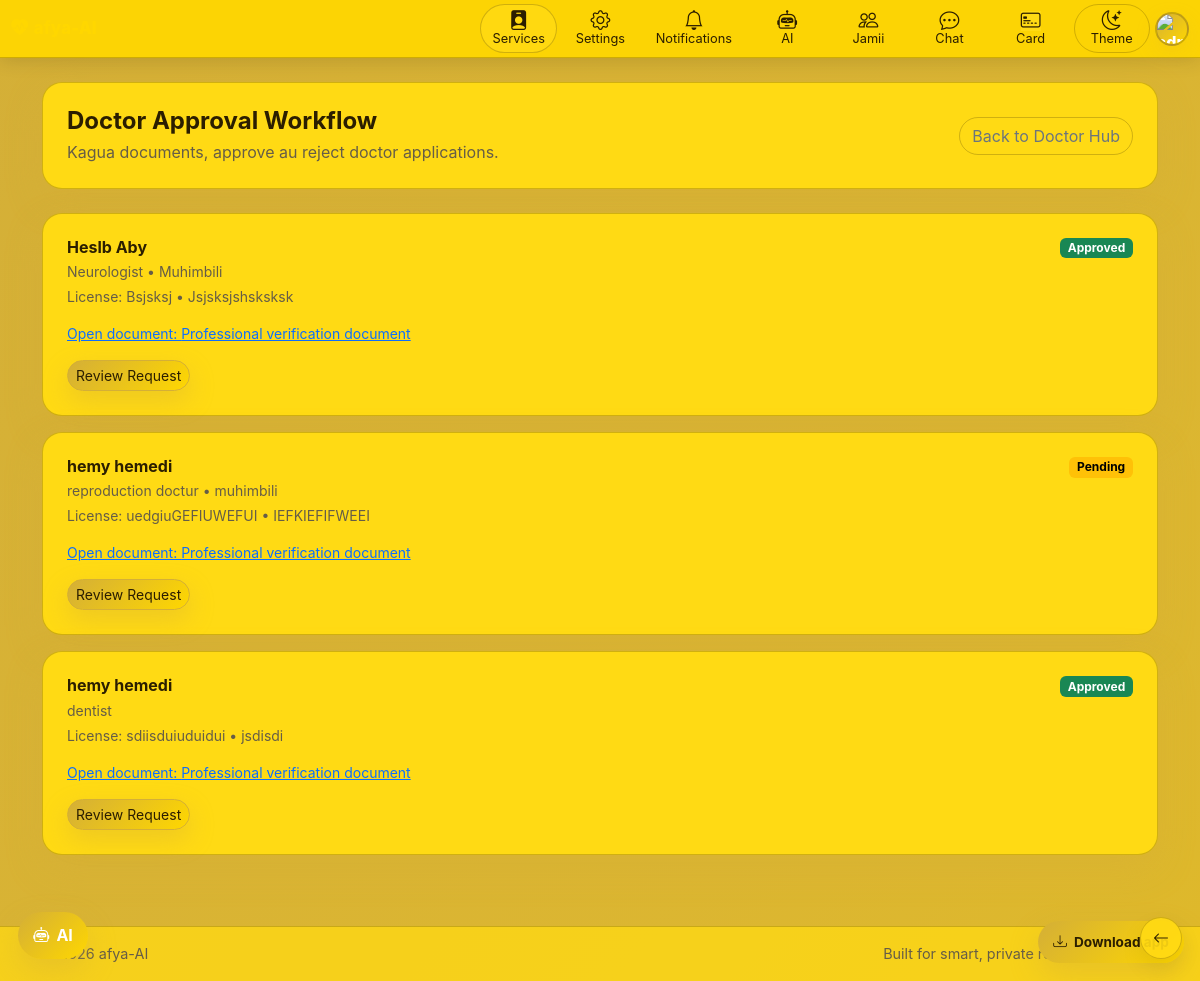
The app's page /sw/doctor/approval/ (signed in) with its own data.
### doctor/models.py (models this page shows, shortened)
class DoctorVerificationRequest(models.Model):
	STATUS_PENDING = 'pending'
	STATUS_APPROVED = 'approved'
	STATUS_REJECTED = 'rejected'
	STATUS_CHOICES = [
		(STATUS_PENDING, 'Pending'),
		(STATUS_APPROVED, 'Approved'),
		(STATUS_REJECTED, 'Rejected'),
	]
	doctor_profile = models.OneToOneField(
		DoctorProfile,
		on_delete=models.CASCADE,
		related_name='verification_request',
	)
	license_number = models.CharField(max_length=120)
	issuing_body = models.CharField(max_length=150, blank=True)
	status = models.CharField(max_length=20, choices=STATUS_CHOICES, default=STATUS_PENDING)
	review_notes = models.TextField(blank=True)
	submitted_at = models.DateTimeField(auto_now_add=True)
	reviewed_at = models.DateTimeField(null=True, blank=True)
	reviewed_by = models.ForeignKey(
		User,
		on_delete=models.SET_NULL,
		null=True,
		blank=True,
		related_name='reviewed_doctor_requests',
	)
	class Meta:
		ordering = ['-submitted_at']

class DoctorVerificationDocument(models.Model):
	verification_request = models.ForeignKey(
		DoctorVerificationRequest,
		on_delete=models.CASCADE,
		related_name='documents',
	)
	title = models.CharField(max_length=120, default='Medical License')
	document = models.FileField(upload_to='doctor_verifications/')
	uploaded_at = models.DateTimeField(auto_now_add=True)
	class Meta:
		ordering = ['-uploaded_at']

### menstrual/models.py (models this page shows, shortened)
class DoctorProfile(models.Model):
    GENDER_CHOICES = [
        ('female', _('Female')),
        ('male', _('Male')),
    ]
    user = models.OneToOneField(User, on_delete=models.CASCADE, related_name='doctor_profile')
    gender = models.CharField(max_length=10, choices=GENDER_CHOICES, default='female')
    specialization = models.CharField(max_length=100)
    bio = models.TextField()
    hospital_name = models.CharField(max_length=200, blank=True)
    verified = models.BooleanField(default=False)

### doctor/views.py (the view)
# urls.py: path('approval/', DoctorApprovalDashboardView.as_view(), name='approval_dashboard'),
class DoctorApprovalDashboardView(AdminRequiredMixin, View):
	template_name = 'doctor/approval_dashboard.html'
	def get(self, request, *args, **kwargs):
		requests = DoctorVerificationRequest.objects.select_related('doctor_profile__user', 'reviewed_by').prefetch_related('documents')
		return render(request, self.template_name, {'requests': requests})

### card/models.py (called while the page is built, shortened)
def ensure_persona_update_notification(user):
	if not user.is_authenticated:
		return
	persona = UserAIPersona.objects.filter(user=user).first()
	if not persona:
		return
	config, _ = PersonaReminderConfig.objects.get_or_create(user=user)
	now = timezone.now()
	due_at = persona.updated_at + timedelta(days=config.interval_days)
	if now < due_at:
		return

### users/context_processors.py (called while the page is built)
def role_flags(request):
    user = getattr(request, 'user', None)
    user_gender = get_user_gender(user)
    avatar_url = ''
    user_initial = ''
    if getattr(user, 'is_authenticated', False):
        user_initial = (getattr(user, 'username', '')[:1] or '?').upper()
        persona = getattr(user, 'ai_persona', None)
        if persona and getattr(persona, 'avatar', None):
            try:
                avatar_url = persona.avatar.url
            except ValueError:
                avatar_url = ''
    return {
        'is_admin_user': is_admin(user),
        'is_doctor_user': is_doctor(user),
        'is_moderator_user': is_moderator(user),
        'user_gender': user_gender,
        'is_female_user': user_gender == 'female',
        'is_male_user': user_gender == 'male',
        'current_user_avatar_url': avatar_url,
        'current_user_initial': user_initial,
    }

### users/permissions.py (called while the page is built)
def is_admin(user):
    return bool(user and user.is_authenticated and (user.is_staff or user.is_superuser))

def is_doctor(user):
    return bool(user and user.is_authenticated and user.groups.filter(name=DOCTOR_GROUP).exists())

def is_moderator(user):
    return bool(user and user.is_authenticated and user.groups.filter(name=MODERATOR_GROUP).exists())

    def test_func(self):
        return is_admin(self.request.user)

### users/utils.py (called while the page is built)
def get_user_gender(user):
    if not user or not user.is_authenticated:
        return None
    persona = getattr(user, 'ai_persona', None)
    if not persona or not persona.gender:
        return None
    gender = (persona.gender or '').strip().lower()
    if gender in {'female', 'male'}:
        return gender
    return None

### doctor/templates/doctor/approval_dashboard.html
{% extends 'base.html' %}
{% block content %}
<div class="py-4">
    <div class="card-custom p-4 mb-4">
        <div class="d-flex justify-content-between align-items-center flex-wrap gap-2">
            <div>
                <h4 class="fw-bold mb-1">Doctor Approval Workflow</h4>
                <p class="text-muted mb-0">Kagua documents, approve au reject doctor applications.</p>
            </div>
            <a href="{% url 'doctor:hub' %}" class="btn btn-outline-secondary rounded-pill">Back to Doctor Hub</a>
        </div>
    </div>
    {% for item in requests %}
    <div class="card-custom p-4 mb-3">
        <div class="d-flex justify-content-between align-items-start flex-wrap gap-3">
            <div>
                <h6 class="fw-bold mb-1">{{ item.doctor_profile.user.get_full_name|default:item.doctor_profile.user.username }}</h6>
                <div class="small text-muted mb-1">{{ item.doctor_profile.specialization }}{% if item.doctor_profile.hospital_name %} • {{ item.doctor_profile.hospital_name }}{% endif %}</div>
                <div class="small text-muted">License: {{ item.license_number }}{% if item.issuing_body %} • {{ item.issuing_body }}{% endif %}</div>
            </div>
            <span class="badge {% if item.status == 'approved' %}text-bg-success{% elif item.status == 'rejected' %}text-bg-danger{% else %}text-bg-warning{% endif %}">
                {{ item.status|title }}
            </span>
        </div>
        <div class="mt-3 small">
            {% for doc in item.documents.all %}
            <div><a href="{{ doc.document.url }}" target="_blank">Open document: {{ doc.title }}</a></div>
            {% empty %}
            <div class="text-muted">Hakuna document iliyopakiwa.</div>
            {% endfor %}
        </div>
        <div class="mt-3">
            <a href="{% url 'doctor:review_request' item.id %}" class="btn btn-danger rounded-pill btn-sm">Review Request</a>
        </div>
    </div>
    {% empty %}
    <div class="card-custom p-4 text-center text-muted">Hakuna doctor requests kwa sasa.</div>
    {% endfor %}
</div>
{% endblock %}

### records on screen
DoctorVerificationRequest: doctor_profile.user.get_full_name "Heslb Aby", doctor_profile.specialization "Neurologist", doctor_profile.hospital_name "Muhimbili", license_number "Bsjsksj", issuing_body "Jsjsksjshsksksk", status "Approved"
DoctorVerificationDocument: title "Professional verification document"
DoctorVerificationRequest: doctor_profile.user.get_full_name "hemy hemedi", doctor_profile.specialization "reproduction doctur", doctor_profile.hospital_name "muhimbili", license_number "uedgiuGEFIUWEFUI", issuing_body "IEFKIEFIFWEEI", status "Pending"
DoctorVerificationDocument: title "Professional verification document"
DoctorVerificationRequest: doctor_profile.user.get_full_name "hemy hemedi", doctor_profile.specialization "dentist", license_number "sdiisduiuduidui", issuing_body "jsdisdi", status "Approved"
DoctorVerificationDocument: title "Professional verification document"
